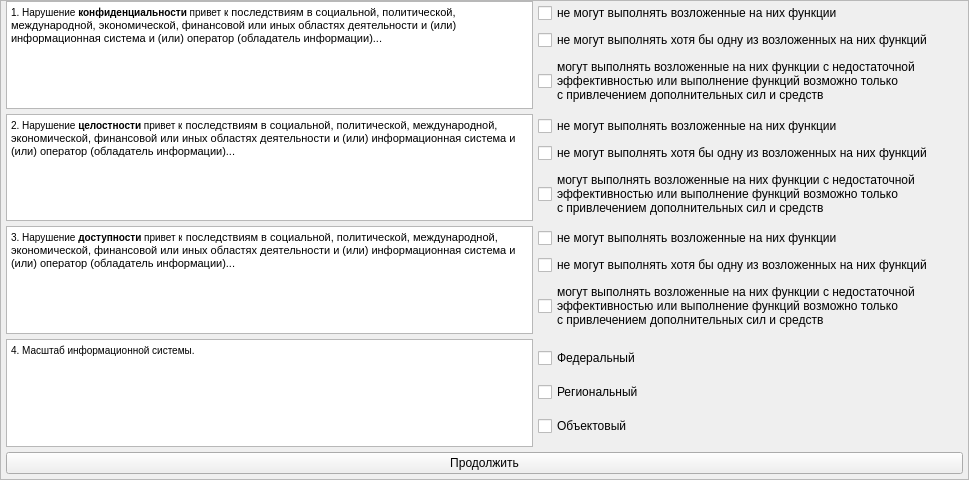
<?xml version="1.0" encoding="UTF-8"?>
<ui version="4.0">
 <class>TestGISWindow</class>
 <widget class="QWidget" name="TestGISWindow">
  <property name="geometry">
   <rect>
    <x>0</x>
    <y>0</y>
    <width>969</width>
    <height>480</height>
   </rect>
  </property>
  <property name="windowTitle">
   <string>Form</string>
  </property>
  <layout class="QGridLayout" name="gridLayout">
   <property name="leftMargin">
    <number>0</number>
   </property>
   <property name="topMargin">
    <number>0</number>
   </property>
   <property name="rightMargin">
    <number>0</number>
   </property>
   <property name="bottomMargin">
    <number>0</number>
   </property>
   <property name="spacing">
    <number>0</number>
   </property>
   <item row="0" column="0">
    <widget class="QScrollArea" name="scrollArea">
     <property name="widgetResizable">
      <bool>true</bool>
     </property>
     <widget class="QWidget" name="scrollAreaWidgetContents_2">
      <property name="geometry">
       <rect>
        <x>0</x>
        <y>0</y>
        <width>967</width>
        <height>478</height>
       </rect>
      </property>
      <layout class="QGridLayout" name="gridLayout_3">
       <property name="leftMargin">
        <number>5</number>
       </property>
       <property name="topMargin">
        <number>0</number>
       </property>
       <property name="rightMargin">
        <number>5</number>
       </property>
       <property name="bottomMargin">
        <number>5</number>
       </property>
       <property name="spacing">
        <number>5</number>
       </property>
       <item row="5" column="0">
        <spacer name="verticalSpacer">
         <property name="orientation">
          <enum>Qt::Vertical</enum>
         </property>
         <property name="sizeHint" stdset="0">
          <size>
           <width>20</width>
           <height>40</height>
          </size>
         </property>
        </spacer>
       </item>
       <item row="1" column="0">
        <layout class="QHBoxLayout" name="horizontalLayout_2">
         <item>
          <layout class="QVBoxLayout" name="verticalLayout_3">
           <item>
            <widget class="QTextBrowser" name="textBrowser_2">
             <property name="minimumSize">
              <size>
               <width>500</width>
               <height>0</height>
              </size>
             </property>
             <property name="html">
              <string>&lt;!DOCTYPE HTML PUBLIC &quot;-//W3C//DTD HTML 4.0//EN&quot; &quot;http://www.w3.org/TR/REC-html40/strict.dtd&quot;&gt;
&lt;html&gt;&lt;head&gt;&lt;meta name=&quot;qrichtext&quot; content=&quot;1&quot; /&gt;&lt;style type=&quot;text/css&quot;&gt;
p, li { white-space: pre-wrap; }
&lt;/style&gt;&lt;/head&gt;&lt;body style=&quot; font-family:'MS Shell Dlg 2'; font-size:7.8pt; font-weight:400; font-style:normal;&quot;&gt;
&lt;p style=&quot; margin-top:0px; margin-bottom:0px; margin-left:0px; margin-right:0px; -qt-block-indent:0; text-indent:0px;&quot;&gt;2. Нарушение &lt;span style=&quot; font-weight:600;&quot;&gt;целостности&lt;/span&gt; привет к&lt;span style=&quot; font-family:'Tahoma,arial,verdana'; font-size:8pt; color:#000000; background-color:#ffffff;&quot;&gt; последствиям в социальной, политической, международной, экономической, финансовой или иных областях деятельности и (или) информационная система и (или) оператор (обладатель информации)...&lt;/span&gt;&lt;/p&gt;&lt;/body&gt;&lt;/html&gt;</string>
             </property>
            </widget>
           </item>
          </layout>
         </item>
         <item>
          <layout class="QVBoxLayout" name="verticalLayout">
           <item>
            <widget class="QCheckBox" name="checkBox_4">
             <property name="minimumSize">
              <size>
               <width>425</width>
               <height>0</height>
              </size>
             </property>
             <property name="focusPolicy">
              <enum>Qt::StrongFocus</enum>
             </property>
             <property name="text">
              <string>не могут выполнять возложенные на них функции</string>
             </property>
             <property name="checked">
              <bool>false</bool>
             </property>
             <property name="tristate">
              <bool>false</bool>
             </property>
            </widget>
           </item>
           <item>
            <widget class="QCheckBox" name="checkBox_5">
             <property name="minimumSize">
              <size>
               <width>425</width>
               <height>0</height>
              </size>
             </property>
             <property name="text">
              <string>не могут выполнять хотя бы одну из возложенных на них функций</string>
             </property>
            </widget>
           </item>
           <item>
            <widget class="QCheckBox" name="checkBox_6">
             <property name="minimumSize">
              <size>
               <width>425</width>
               <height>40</height>
              </size>
             </property>
             <property name="text">
              <string>могут выполнять возложенные на них функции с недостаточной
эффективностью или выполнение функций возможно только
с привлечением дополнительных сил и средств</string>
             </property>
            </widget>
           </item>
          </layout>
         </item>
        </layout>
       </item>
       <item row="0" column="0">
        <layout class="QHBoxLayout" name="horizontalLayout_1">
         <item>
          <layout class="QVBoxLayout" name="verticalLayout_2">
           <item>
            <widget class="QTextBrowser" name="textBrowser">
             <property name="minimumSize">
              <size>
               <width>500</width>
               <height>0</height>
              </size>
             </property>
             <property name="html">
              <string>&lt;!DOCTYPE HTML PUBLIC &quot;-//W3C//DTD HTML 4.0//EN&quot; &quot;http://www.w3.org/TR/REC-html40/strict.dtd&quot;&gt;
&lt;html&gt;&lt;head&gt;&lt;meta name=&quot;qrichtext&quot; content=&quot;1&quot; /&gt;&lt;style type=&quot;text/css&quot;&gt;
p, li { white-space: pre-wrap; }
&lt;/style&gt;&lt;/head&gt;&lt;body style=&quot; font-family:'MS Shell Dlg 2'; font-size:7.8pt; font-weight:400; font-style:normal;&quot;&gt;
&lt;p style=&quot; margin-top:0px; margin-bottom:0px; margin-left:0px; margin-right:0px; -qt-block-indent:0; text-indent:0px;&quot;&gt;1. Нарушение &lt;span style=&quot; font-weight:600;&quot;&gt;конфиденциальности&lt;/span&gt; привет к&lt;span style=&quot; font-family:'Tahoma,arial,verdana'; font-size:8pt; color:#000000; background-color:#ffffff;&quot;&gt; последствиям в социальной, политической, международной, экономической, финансовой или иных областях деятельности и (или) информационная система и (или) оператор (обладатель информации)...&lt;/span&gt;&lt;/p&gt;&lt;/body&gt;&lt;/html&gt;</string>
             </property>
            </widget>
           </item>
          </layout>
         </item>
         <item>
          <layout class="QVBoxLayout" name="verticalLayout_1">
           <item>
            <widget class="QCheckBox" name="checkBox_1">
             <property name="minimumSize">
              <size>
               <width>425</width>
               <height>0</height>
              </size>
             </property>
             <property name="text">
              <string>не могут выполнять возложенные на них функции</string>
             </property>
            </widget>
           </item>
           <item>
            <widget class="QCheckBox" name="checkBox_2">
             <property name="minimumSize">
              <size>
               <width>425</width>
               <height>0</height>
              </size>
             </property>
             <property name="text">
              <string>не могут выполнять хотя бы одну из возложенных на них функций</string>
             </property>
            </widget>
           </item>
           <item>
            <widget class="QCheckBox" name="checkBox_3">
             <property name="minimumSize">
              <size>
               <width>425</width>
               <height>0</height>
              </size>
             </property>
             <property name="text">
              <string>могут выполнять возложенные на них функции с недостаточной
эффективностью или выполнение функций возможно только
с привлечением дополнительных сил и средств</string>
             </property>
            </widget>
           </item>
          </layout>
         </item>
        </layout>
       </item>
       <item row="2" column="0">
        <layout class="QHBoxLayout" name="horizontalLayout_3">
         <item>
          <layout class="QVBoxLayout" name="verticalLayout_5">
           <item>
            <widget class="QTextBrowser" name="textBrowser_3">
             <property name="minimumSize">
              <size>
               <width>500</width>
               <height>0</height>
              </size>
             </property>
             <property name="html">
              <string>&lt;!DOCTYPE HTML PUBLIC &quot;-//W3C//DTD HTML 4.0//EN&quot; &quot;http://www.w3.org/TR/REC-html40/strict.dtd&quot;&gt;
&lt;html&gt;&lt;head&gt;&lt;meta name=&quot;qrichtext&quot; content=&quot;1&quot; /&gt;&lt;style type=&quot;text/css&quot;&gt;
p, li { white-space: pre-wrap; }
&lt;/style&gt;&lt;/head&gt;&lt;body style=&quot; font-family:'MS Shell Dlg 2'; font-size:7.8pt; font-weight:400; font-style:normal;&quot;&gt;
&lt;p style=&quot; margin-top:0px; margin-bottom:0px; margin-left:0px; margin-right:0px; -qt-block-indent:0; text-indent:0px;&quot;&gt;3. Нарушение &lt;span style=&quot; font-weight:600;&quot;&gt;доступности&lt;/span&gt; привет к&lt;span style=&quot; font-family:'Tahoma,arial,verdana'; font-size:8pt; color:#000000; background-color:#ffffff;&quot;&gt; последствиям в социальной, политической, международной, экономической, финансовой или иных областях деятельности и (или) информационная система и (или) оператор (обладатель информации)...&lt;/span&gt;&lt;/p&gt;&lt;/body&gt;&lt;/html&gt;</string>
             </property>
            </widget>
           </item>
          </layout>
         </item>
         <item>
          <layout class="QVBoxLayout" name="verticalLayout_4">
           <item>
            <widget class="QCheckBox" name="checkBox_7">
             <property name="minimumSize">
              <size>
               <width>425</width>
               <height>0</height>
              </size>
             </property>
             <property name="text">
              <string>не могут выполнять возложенные на них функции</string>
             </property>
            </widget>
           </item>
           <item>
            <widget class="QCheckBox" name="checkBox_8">
             <property name="minimumSize">
              <size>
               <width>425</width>
               <height>0</height>
              </size>
             </property>
             <property name="text">
              <string>не могут выполнять хотя бы одну из возложенных на них функций</string>
             </property>
            </widget>
           </item>
           <item>
            <widget class="QCheckBox" name="checkBox_9">
             <property name="minimumSize">
              <size>
               <width>425</width>
               <height>0</height>
              </size>
             </property>
             <property name="text">
              <string>могут выполнять возложенные на них функции с недостаточной
эффективностью или выполнение функций возможно только
с привлечением дополнительных сил и средств</string>
             </property>
            </widget>
           </item>
          </layout>
         </item>
        </layout>
       </item>
       <item row="4" column="0">
        <widget class="QPushButton" name="accept">
         <property name="text">
          <string>Продолжить</string>
         </property>
        </widget>
       </item>
       <item row="3" column="0">
        <layout class="QHBoxLayout" name="horizontalLayout_4">
         <item>
          <layout class="QVBoxLayout" name="verticalLayout_7">
           <item>
            <widget class="QTextBrowser" name="textBrowser_4">
             <property name="minimumSize">
              <size>
               <width>500</width>
               <height>0</height>
              </size>
             </property>
             <property name="html">
              <string>&lt;!DOCTYPE HTML PUBLIC &quot;-//W3C//DTD HTML 4.0//EN&quot; &quot;http://www.w3.org/TR/REC-html40/strict.dtd&quot;&gt;
&lt;html&gt;&lt;head&gt;&lt;meta name=&quot;qrichtext&quot; content=&quot;1&quot; /&gt;&lt;style type=&quot;text/css&quot;&gt;
p, li { white-space: pre-wrap; }
&lt;/style&gt;&lt;/head&gt;&lt;body style=&quot; font-family:'MS Shell Dlg 2'; font-size:7.8pt; font-weight:400; font-style:normal;&quot;&gt;
&lt;p style=&quot; margin-top:0px; margin-bottom:0px; margin-left:0px; margin-right:0px; -qt-block-indent:0; text-indent:0px;&quot;&gt;4. Масштаб информационной системы.&lt;/p&gt;&lt;/body&gt;&lt;/html&gt;</string>
             </property>
            </widget>
           </item>
          </layout>
         </item>
         <item>
          <layout class="QVBoxLayout" name="verticalLayout_6">
           <item>
            <widget class="QCheckBox" name="checkBox_10">
             <property name="minimumSize">
              <size>
               <width>425</width>
               <height>0</height>
              </size>
             </property>
             <property name="text">
              <string>Федеральный</string>
             </property>
            </widget>
           </item>
           <item>
            <widget class="QCheckBox" name="checkBox_11">
             <property name="minimumSize">
              <size>
               <width>425</width>
               <height>0</height>
              </size>
             </property>
             <property name="text">
              <string>Региональный</string>
             </property>
            </widget>
           </item>
           <item>
            <widget class="QCheckBox" name="checkBox_12">
             <property name="minimumSize">
              <size>
               <width>425</width>
               <height>0</height>
              </size>
             </property>
             <property name="text">
              <string>Объектовый</string>
             </property>
            </widget>
           </item>
          </layout>
         </item>
        </layout>
       </item>
      </layout>
     </widget>
    </widget>
   </item>
  </layout>
 </widget>
 <resources/>
 <connections/>
</ui>
